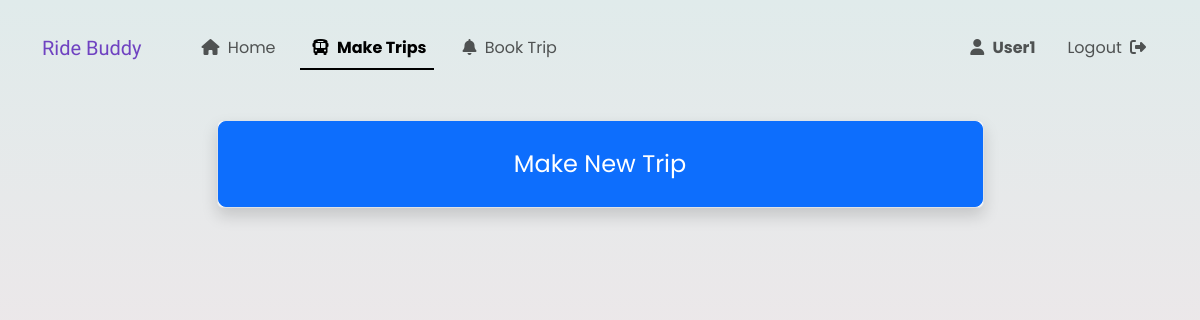
Page /make_trip (signed in) on the earlier database version.
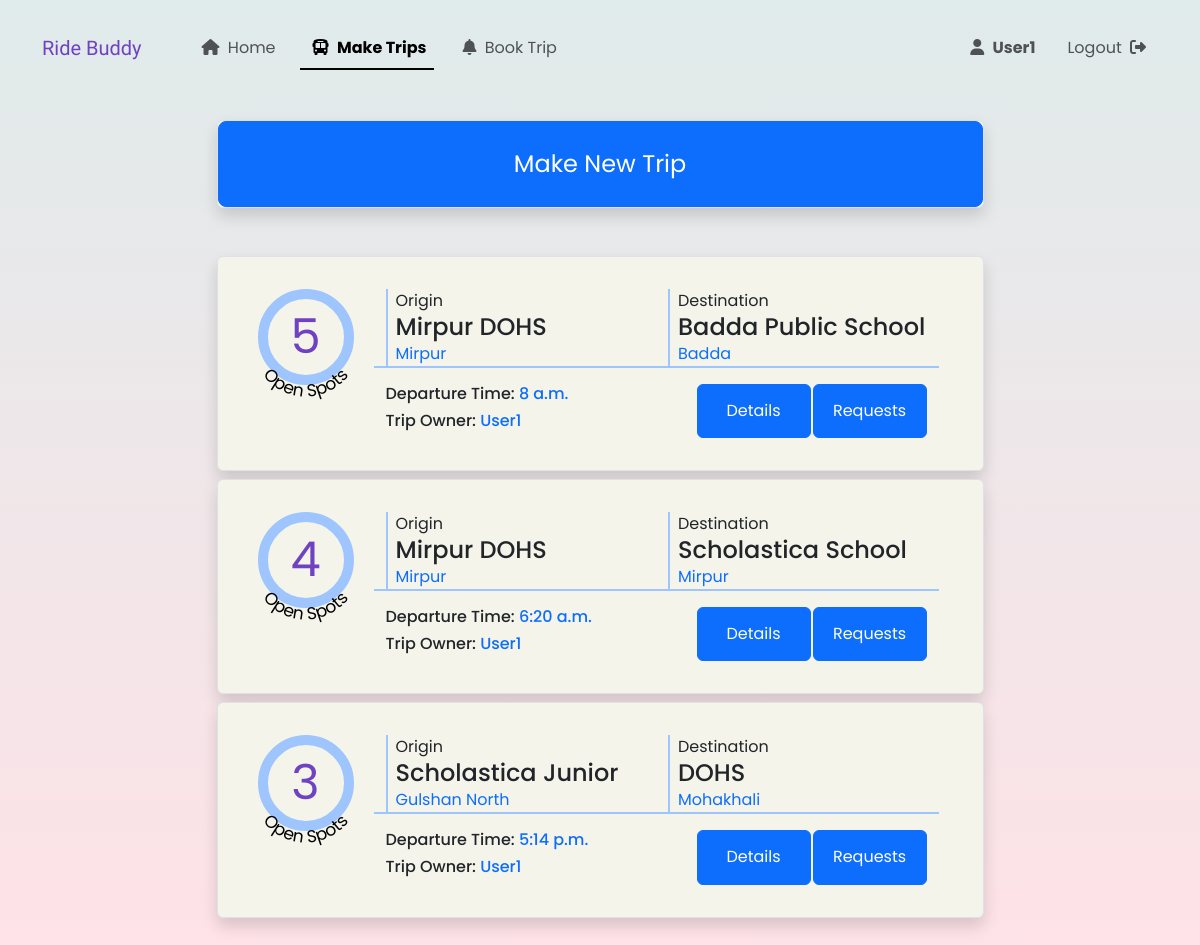
Same page on the later database version.
### RideSharing/models.py (models this page shows, shortened)
class User(AbstractUser):
    pass

class Trips(models.Model):
    origin = models.ForeignKey(Locations, on_delete = models.CASCADE, related_name = 'start_point')
    destination = models.ForeignKey(Locations, on_delete = models.CASCADE, related_name = 'end_point')
    description_text = models.TextField(null=True, blank=True)
    departure_time = models.TimeField()
    open_seats = models.IntegerField()
    valid_till = models.DateField()
    trip_owner = models.ForeignKey(User, on_delete = models.CASCADE)

class Locations(models.Model):
    LOCATION_TYPES = (
        ('school', 'School'),
        ('residential', 'Residential'),
    )
    location_area = models.CharField(max_length=200)
    location_name = models.CharField(max_length=200)
    embarcation_text = models.CharField(max_length=200)
    type = models.CharField(max_length=20, choices=LOCATION_TYPES)
    def __str__(self):
        return f"{self.location_area} - {self.location_name}"

### RideSharing/views.py (the view)
# urls.py: path("make_trip", views.make_trip, name="make_trip"),
@login_required(login_url ='/login')
def make_trip(request):
    active_user = get_object_or_404(User, pk = request.user.id)
    if request.method == "POST":
        new_trip_form = TripsForm(request.POST)
        if new_trip_form.is_valid():
            new_trip_form.cleaned_data["trip_owner"] = active_user
            TripsForm(new_trip_form.cleaned_data).save()
    inital_form = TripsForm(initial={
        'trip_owner' : active_user
    }).render("form_snippets/form.html")
    today = timezone.now().date()
    my_active_trips = Trips.objects.filter(valid_till__gte=today, trip_owner_id = request.user.id)
    my_active_trips_spots = addremaining_spots(my_active_trips)
    return render(request, "make_trip.html", {
        'trip_form': inital_form,
        'my_active_trips': my_active_trips_spots
    })

### RideSharing/utils.py (called while the page is built)
def find_remaining_spots(underlying_trip):
    total_approved_bookings = Spot_Bookings.objects.filter(trip = underlying_trip, approval_status = True).aggregate(Sum('spots_requested'))['spots_requested__sum']
    remaining_spots = underlying_trip.open_seats
    if total_approved_bookings:
        remaining_spots = underlying_trip.open_seats - total_approved_bookings
    return remaining_spots

def addremaining_spots(trips):
    trip_spot = []
    for trip in trips:
        open_spot = find_remaining_spots(trip)
        trip_spot.append({
            'trip': trip,
            'open_spot':open_spot
        })
    return trip_spot

### RideSharing/templates/make_trip.html (shortened to what this page needs)
{% extends "layout.html" %}
{% block body %}
<section class="text-center">
    {% include 'component_snippets/trip_form.html' %}
</section>
<section class="mt-5">
    {% include 'component_snippets/trips_list.html' with trips=my_active_trips %}
</section>
{% endblock %}

### RideSharing/templates/layout.html (shortened to what this page needs)
{% load static %}
<!DOCTYPE html>
<html lang="en">
    <head>
        <link href="https://cdn.jsdelivr.net/npm/bootstrap@5.3.3/dist/css/bootstrap.min.css" rel="stylesheet">
        <link href="{% static 'styles.css' %}" rel="stylesheet">
        </head>
        <body>
            {% include 'component_snippets/navbar.html' %}
            <div
                {% if hero %}
                {% else %}
                id="main_section" class="container-lg py-5 pt-sm-5"
                style="margin-top: 4.5rem;"
                {% endif %}
                >
                    {% block body %}{% endblock %}
            </div>
    </body>
</html>

### RideSharing/templates/component_snippets/navbar.html (shortened to what this page needs)
<nav id="top_bar"
class="navbar navbar-expand-lg
position-fixed top-0 start-0 end-0
bg-secondary-subtle
border-bottom border-2 border-primary-subtle
at_top"
style="z-index: 100;">
    <div class="container-lg">
        <a class="navbar-brand me-5" href="/" style="color: var(--bs-purple);">
            <span class="logo">
                Ride Buddy
            </span>
        </a>
        <div class="d-none d-lg-flex w-100">
            <ul class="navbar-nav nav-underline me-auto mb-0">
                {% include 'component_snippets/navbar_links_set1.html' %}
            </ul>
            <ul class="navbar-nav nav-underline">
                {% include 'component_snippets/navbar_links_set2.html' %}
            </ul>
        </div>
    </div>
</nav>

### RideSharing/templates/component_snippets/navbar_links_set1.html
<li class="nav-item">
    <a class="nav-link" aria-current="page" href="/">
        <i class="fa-solid fa-house m-1"></i>
        Home
    </a>
</li>
<li class="nav-item">
    <a class="nav-link" href="{% url 'make_trip' %}">
        <i class="fa-solid fa-bus m-1"></i>
        Make Trips
    </a>
</li>
<li class="nav-item">
    <a class="nav-link" href="{% url 'find_trip' %}">
        <i class="fa-solid fa-bell m-1"></i>
        Book Trip
    </a>
</li>

### RideSharing/templates/component_snippets/navbar_links_set2.html (shortened to what this page needs)
{% if user.is_authenticated %}
                <li class="nav-item">
                    <a class="nav-link" href="{% url 'mypage' %} ">
                        <div class="position-relative">
                            <i class="fa-solid fa-user m-1"></i>
                            <strong>
                                {{ user.username }}
                            </strong>
                        </div>
                    </a>
                </li>
                <li class="nav-item">
                    <a class="nav-link" href="{% url 'logout' %}">
                        Logout
                        <i class="fa-solid fa-right-from-bracket m-1"></i>
                    </a>
                </li>
                {% endif %}

### RideSharing/templates/component_snippets/trip_form.html (shortened to what this page needs)
<div id="post_form_area" class="shadow rounded border bg-light mx-auto" style="max-width: 767px;">
    <button id="post_form_collapse" data-bs-toggle="collapse" data-bs-target="#post_form_form" class="btn text-start btn-primary btn-lg py-4 px-3 w-100">
        <span id="post_form_collapse_span" style="animation-direction:normal; width:100%" class="text-center d-inline-block">
            Make New Trip
        </span>
    </button>
</div>

### RideSharing/templates/component_snippets/trips_list.html (shortened to what this page needs)
{% for trip in trips %}
<div id="trips_box_{{trip.trip.id}}" class="border shadow boxes rounded w-100 mx-auto mb-2 position-relative tripsbox">
    <div class="d-flex justify-content-center">
        <div class="mx-2">
            <div style="position: relative;">
                <div class="border-primary-subtle open_seats_container d-flex justify-content-center align-items-center">
                    <div id="open_spots_{{trip.trip.id}}"
                    {% if trip.open_spot %}
                        style="color: var(--bs-purple);"
                    {% else %}
                        style="color: var(--bs-red);"
                    {% endif %}
                    >
                        {{trip.open_spot}}
                    </div>
                    <svg viewBox="0 0 200 200" class="position-absolute" style="overflow:visible; z-index: 1; bottom: -12%; left: -6%; width: 112%; height: 112%;">
                        <text font-size="32" fill="black">
                            <textPath href="#textCircle" startOffset="50%" text-anchor="middle">
                                Open Spots
                            </textPath>
                        </text>
                    </svg>
                </div>
            </div>
        </div>
        <div class=" flex-fill px-4">
            <div class="row row-cols-1 gy-3 row-cols-sm-2 border-bottom border-primary-subtle border-2">
                {% include 'component_snippets/location_look.html' with location=trip.trip.origin type='Origin' %}
                {% include 'component_snippets/location_look.html' with location=trip.trip.destination type='Destination' %}
            </div>
            <div class="mt-3 d-sm-flex  justify-content-between">
                <div class="me-5 d-flex flex-column"
                style="min-width: fit-content;
                flex-grow: 1;
                ">
                    <h6>
                        Departure Time: <span class="text-primary">{{trip.trip.departure_time}}</span>
                    </h6>
                    <h6>
                        Trip Owner: <span class="text-primary">{{trip.trip.trip_owner|capfirst}}</span>
                    </h6>
                </div>
                <div class="justify-content-end"
                style="
                display: flex;
                flex-wrap: wrap;
                flex-basis: 230px;
                flex-shrink: 1;
                gap: 2px;"
                >
                    <button class="btn btn-primary" style="flex-basis: 100px; flex-grow: 1;" type="button"
                        data-bs-toggle="collapse"
                        data-bs-target="#comments_space_{{trip.trip.id}}"
                        aria-expanded="false">
                        Details
                    </button>
                    <button class="btn btn-primary action_button" style="flex-basis: 100px; flex-grow: 1" type="button"
                    {% if booking_trips %}
                    onclick="handle_form_fetch(event, true)"
                    {% else %}
                    onclick="handle_form_fetch(event, false)"
                    {% endif %}
                        data-bs-toggle="collapse"
                        data-bs-target="#form_space_{{trip.trip.id}}"
                        data-targettripid="{{trip.trip.id}}"
                        data-spec_booking="{{spec_booking}}"
                        aria-expanded="false">
                            {% if booking_trips %}
                                Book Spot
                            {% else %}
                                Requests
                            {% endif %}
                    </button>
                </div>
            </div>
        </div>
    </div>
</div>
{% endfor %}

### RideSharing/templates/component_snippets/location_look.html
<div class="col">
    <div class="border-start border-2 border-primary-subtle ps-2">
    {{type}}
        <h4 class="mb-0">
            {{location.location_name}}
        </h4>
        <div class="text-primary">
            {{location.location_area}}
        </div>
    </div>
</div>

### RideSharing/static/styles.css (style rules this page uses)
body { background: linear-gradient(rgb(224, 235, 235), rgb(255, 226, 231)); overflow-x: hidden; min-height: 100vh; }
.boxes { padding: 2rem; max-width: 767px; background-color: rgb(244, 244, 235); }
.open_seats_container { border-radius: 50%; border: 10px solid; width: 6rem; height: 6rem; font-size: 3rem; }
#post_form_collapse_span { font-size: x-large; white-space: nowrap; }
#top_bar { transition: all 0.3s ease; }
.at_top { height: 6rem; background-color: rgba(255, 255, 255, 0) !important; border-width: 0px !important; }

### RideSharing/templates/layout.html (style rules this page uses)
body { font-family: "Poppins", sans-serif; }
.logo { font-family: "Playwrite ES Deco", cursive; font-optical-sizing: auto; font-weight: 400; font-style: normal; }

Differences in the rows shown:
added Trips: open_spot "5", type "Origin Destination", trip.departure_time "8 a.m.", trip.trip_owner "User1"
added Locations: location_name "Mirpur DOHS", location_area "Mirpur"
added Locations: location_name "Badda Public School", location_area "Badda"
added Trips: open_spot "4", type "Origin Destination", trip.departure_time "6:20 a.m.", trip.trip_owner "User1"
now on this page (row unchanged): Locations: location_name "Scholastica School", location_area "Mirpur"
added Trips: open_spot "3", type "Origin Destination", trip.departure_time "5:14 p.m.", trip.trip_owner "User1"
added Locations: location_name "Scholastica Junior", location_area "Gulshan North"
now on this page (row unchanged): Locations: location_name "DOHS", location_area "Mohakhali"
